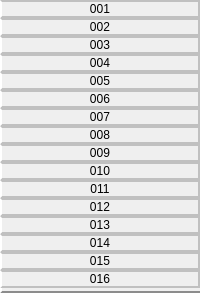
       <widget class="QWidget" name="widget_4" native="true">
        <property name="styleSheet">
         <string notr="true">border-left: 2px solid white;
border-bottom: 2px solid rgb(140,140,140);
border-top: 0px solid rgb(192,192,192);
border-right: 0px solid rgb(192,192,192);</string>
        </property>
        <layout class="QVBoxLayout" name="verticalLayout_2" stretch="1,1,1,1,1,1,1,1,1,1,1,1,1,1,1,1">
         <property name="spacing">
          <number>0</number>
         </property>
         <property name="leftMargin">
          <number>0</number>
         </property>
         <property name="topMargin">
          <number>0</number>
         </property>
         <property name="rightMargin">
          <number>0</number>
         </property>
         <property name="bottomMargin">
          <number>5</number>
         </property>
         <item>
          <widget class="QLabel" name="Lab_One">
           <property name="styleSheet">
            <string notr="true">border-left: 2px solid white;
border-bottom: 2px solid rgb(192,192,192);
border-top: 2px solid rgb(192,192,192);
border-right: 2px solid rgb(192,192,192);</string>
           </property>
           <property name="text">
            <string>001</string>
           </property>
           <property name="alignment">
            <set>Qt::AlignCenter</set>
           </property>
           <property name="indent">
            <number>7</number>
           </property>
          </widget>
         </item>
         <item>
          <widget class="QLabel" name="Lab_Two">
           <property name="styleSheet">
            <string notr="true">border-left: 2px solid white;
border-bottom: 2px solid rgb(192,192,192);
border-top: 2px solid rgb(192,192,192);
border-right: 2px solid rgb(192,192,192);</string>
           </property>
           <property name="text">
            <string>002</string>
           </property>
           <property name="alignment">
            <set>Qt::AlignCenter</set>
           </property>
           <property name="indent">
            <number>7</number>
           </property>
          </widget>
         </item>
         <item>
          <widget class="QLabel" name="Lab_Three">
           <property name="styleSheet">
            <string notr="true">border-left: 2px solid white;
border-bottom: 2px solid rgb(192,192,192);
border-top: 2px solid rgb(192,192,192);
border-right: 2px solid rgb(192,192,192);</string>
           </property>
           <property name="text">
            <string>003</string>
           </property>
           <property name="alignment">
            <set>Qt::AlignCenter</set>
           </property>
           <property name="indent">
            <number>7</number>
           </property>
          </widget>
         </item>
         <item>
          <widget class="QLabel" name="Lab_Four">
           <property name="styleSheet">
            <string notr="true">border-left: 2px solid white;
border-bottom: 2px solid rgb(192,192,192);
border-top: 2px solid rgb(192,192,192);
border-right: 2px solid rgb(192,192,192);</string>
           </property>
           <property name="text">
            <string>004</string>
           </property>
           <property name="alignment">
            <set>Qt::AlignCenter</set>
           </property>
           <property name="indent">
            <number>7</number>
           </property>
          </widget>
         </item>
         <item>
          <widget class="QLabel" name="Lab_Five">
           <property name="styleSheet">
            <string notr="true">border-left: 2px solid white;
border-bottom: 2px solid rgb(192,192,192);
border-top: 2px solid rgb(192,192,192);
border-right: 2px solid rgb(192,192,192);</string>
           </property>
           <property name="text">
            <string>005</string>
           </property>
           <property name="alignment">
            <set>Qt::AlignCenter</set>
           </property>
           <property name="indent">
            <number>7</number>
           </property>
          </widget>
         </item>
         <item>
          <widget class="QLabel" name="Lab_Six">
           <property name="styleSheet">
            <string notr="true">border-left: 2px solid white;
border-bottom: 2px solid rgb(192,192,192);
border-top: 2px solid rgb(192,192,192);
border-right: 2px solid rgb(192,192,192);</string>
           </property>
           <property name="text">
            <string>006</string>
           </property>
           <property name="alignment">
            <set>Qt::AlignCenter</set>
           </property>
           <property name="indent">
            <number>7</number>
           </property>
          </widget>
         </item>
         <item>
          <widget class="QLabel" name="Lab_Seven">
           <property name="styleSheet">
            <string notr="true">border-left: 2px solid white;
border-bottom: 2px solid rgb(192,192,192);
border-top: 2px solid rgb(192,192,192);
border-right: 2px solid rgb(192,192,192);</string>
           </property>
           <property name="text">
            <string>007</string>
           </property>
           <property name="alignment">
            <set>Qt::AlignCenter</set>
           </property>
           <property name="indent">
            <number>7</number>
           </property>
          </widget>
         </item>
         <item>
          <widget class="QLabel" name="Lab_Eight">
           <property name="styleSheet">
            <string notr="true">border-left: 2px solid white;
border-bottom: 2px solid rgb(192,192,192);
border-top: 2px solid rgb(192,192,192);
border-right: 2px solid rgb(192,192,192);</string>
           </property>
           <property name="text">
            <string>008</string>
           </property>
           <property name="alignment">
            <set>Qt::AlignCenter</set>
           </property>
           <property name="indent">
            <number>7</number>
           </property>
          </widget>
         </item>
         <item>
          <widget class="QLabel" name="Lab_Nine">
           <property name="styleSheet">
            <string notr="true">border-left: 2px solid white;
border-bottom: 2px solid rgb(192,192,192);
border-top: 2px solid rgb(192,192,192);
border-right: 2px solid rgb(192,192,192);</string>
           </property>
           <property name="text">
            <string>009</string>
           </property>
           <property name="alignment">
            <set>Qt::AlignCenter</set>
           </property>
           <property name="indent">
            <number>7</number>
           </property>
          </widget>
         </item>
         <item>
          <widget class="QLabel" name="Lab_Ten">
           <property name="styleSheet">
            <string notr="true">border-left: 2px solid white;
border-bottom: 2px solid rgb(192,192,192);
border-top: 2px solid rgb(192,192,192);
border-right: 2px solid rgb(192,192,192);</string>
           </property>
           <property name="text">
            <string>010</string>
           </property>
           <property name="alignment">
            <set>Qt::AlignCenter</set>
           </property>
           <property name="indent">
            <number>7</number>
           </property>
          </widget>
         </item>
         <item>
          <widget class="QLabel" name="Lab_Eleven">
           <property name="styleSheet">
            <string notr="true">border-left: 2px solid white;
border-bottom: 2px solid rgb(192,192,192);
border-top: 2px solid rgb(192,192,192);
border-right: 2px solid rgb(192,192,192);</string>
           </property>
           <property name="text">
            <string>011</string>
           </property>
           <property name="alignment">
            <set>Qt::AlignCenter</set>
           </property>
           <property name="indent">
            <number>7</number>
           </property>
          </widget>
         </item>
         <item>
          <widget class="QLabel" name="Lab_Twelve">
           <property name="styleSheet">
            <string notr="true">border-left: 2px solid white;
border-bottom: 2px solid rgb(192,192,192);
border-top: 2px solid rgb(192,192,192);
border-right: 2px solid rgb(192,192,192);</string>
           </property>
           <property name="text">
            <string>012</string>
           </property>
           <property name="alignment">
            <set>Qt::AlignCenter</set>
           </property>
           <property name="indent">
            <number>7</number>
           </property>
          </widget>
         </item>
         <item>
          <widget class="QLabel" name="Lab_Thirteen">
           <property name="styleSheet">
            <string notr="true">border-left: 2px solid white;
border-bottom: 2px solid rgb(192,192,192);
border-top: 2px solid rgb(192,192,192);
border-right: 2px solid rgb(192,192,192);</string>
           </property>
           <property name="text">
            <string>013</string>
           </property>
           <property name="alignment">
            <set>Qt::AlignCenter</set>
           </property>
           <property name="indent">
            <number>7</number>
           </property>
          </widget>
         </item>
         <item>
          <widget class="QLabel" name="Lab_Fourteen">
           <property name="styleSheet">
            <string notr="true">border-left: 2px solid white;
border-bottom: 2px solid rgb(192,192,192);
border-top: 2px solid rgb(192,192,192);
border-right: 2px solid rgb(192,192,192);</string>
           </property>
           <property name="text">
            <string>014</string>
           </property>
           <property name="alignment">
            <set>Qt::AlignCenter</set>
           </property>
           <property name="indent">
            <number>7</number>
           </property>
          </widget>
         </item>
         <item>
          <widget class="QLabel" name="Lab_Fifteen">
           <property name="styleSheet">
            <string notr="true">border-left: 2px solid white;
border-bottom: 2px solid rgb(192,192,192);
border-top: 2px solid rgb(192,192,192);
border-right: 2px solid rgb(192,192,192);</string>
           </property>
           <property name="text">
            <string>015</string>
           </property>
           <property name="alignment">
            <set>Qt::AlignCenter</set>
           </property>
           <property name="indent">
            <number>7</number>
           </property>
          </widget>
         </item>
         <item>
          <widget class="QLabel" name="Lab_Sixteen">
           <property name="styleSheet">
            <string notr="true">border-left: 2px solid white;
border-bottom: 2px solid rgb(192,192,192);
border-top: 2px solid rgb(192,192,192);
border-right: 2px solid rgb(192,192,192);</string>
           </property>
           <property name="text">
            <string>016</string>
           </property>
           <property name="alignment">
            <set>Qt::AlignCenter</set>
           </property>
           <property name="indent">
            <number>7</number>
           </property>
          </widget>
         </item>
        </layout>
       </widget>
